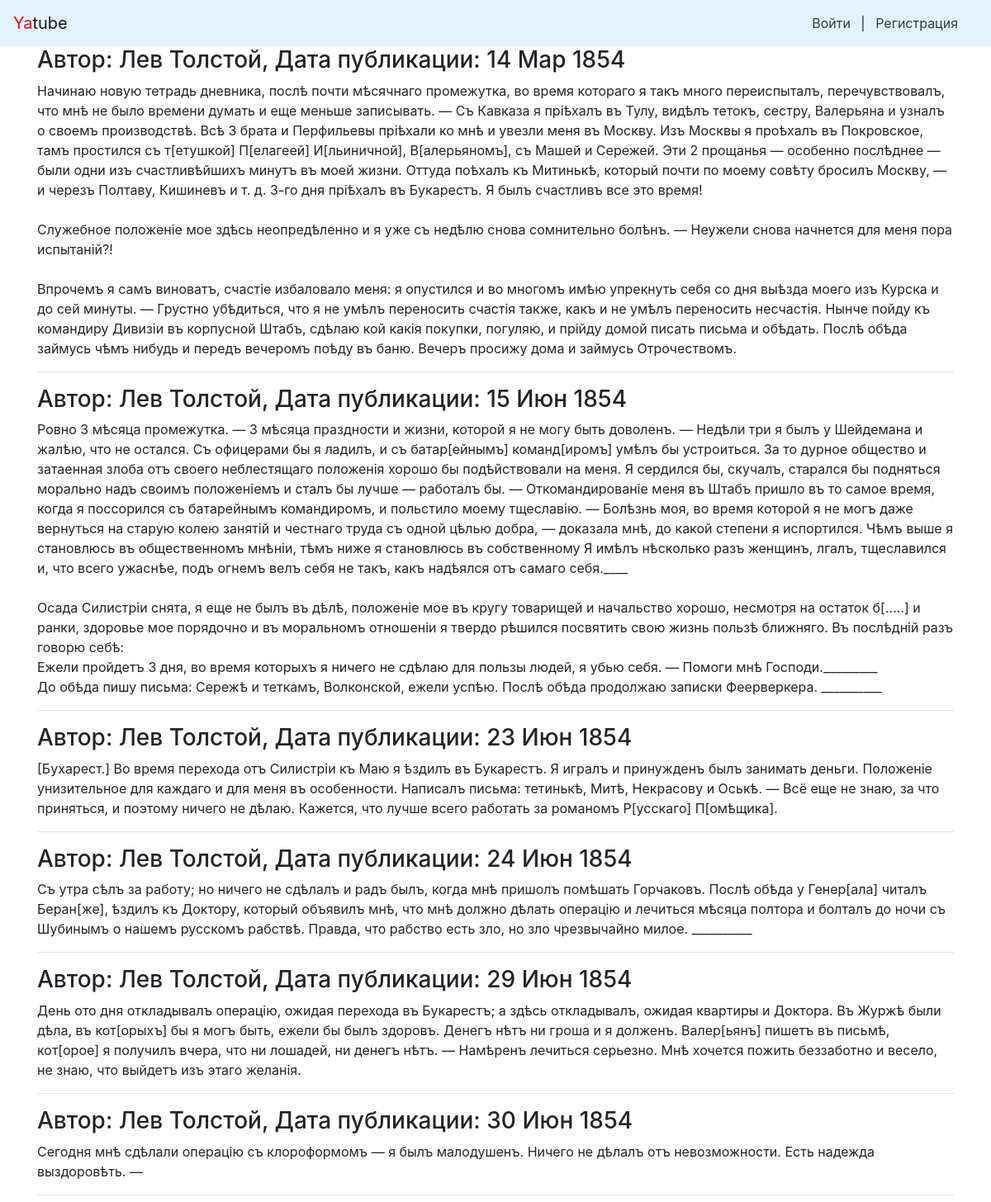
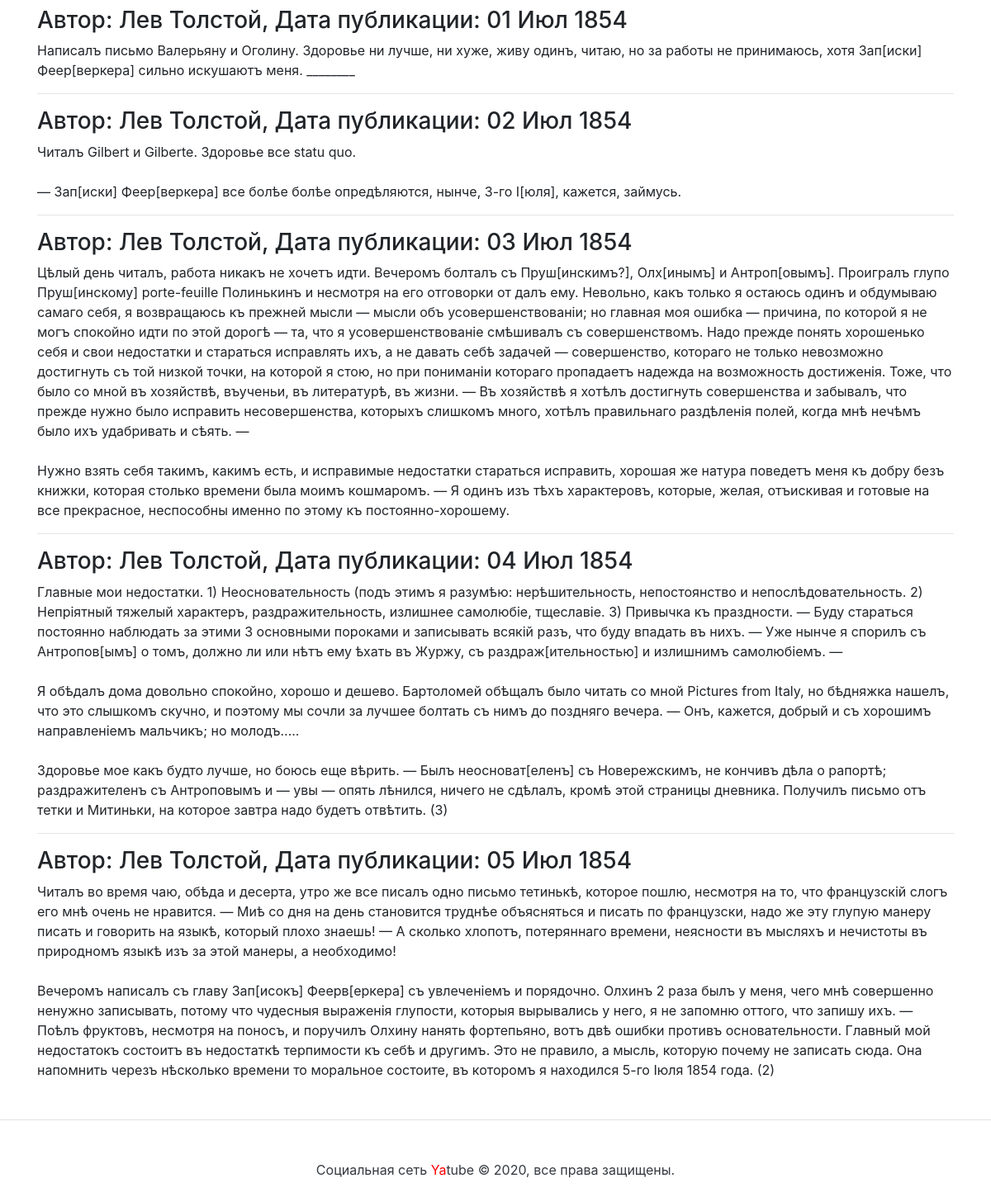
The page / on the database its author committed (2 pictures, top to bottom).
### posts/models.py (models this page shows, shortened)
class Post(models.Model):
    text = models.TextField()
    pub_date = models.DateTimeField("date published", auto_now_add=True)
    author = models.ForeignKey(User, on_delete=models.CASCADE, related_name="posts")
    group = models.ForeignKey(Group, on_delete=models.SET_NULL, related_name="posts",
                              blank=True, null=True)

### posts/views.py (the view)
# urls.py: path("", views.index, name="index"),
def index(request):
    latest = Post.objects.all()[:11]
    context = {"posts": latest}
    response = render(request, "index.html", context)
    return response

### templates/index.html (shortened to what this page needs)
{% extends "base.html" %}
{% block content %}
{% for post in posts %}
<h3>
    Автор: {{ post.author.get_full_name }}, Дата публикации: {{ post.pub_date|date:"d M Y" }}
</h3>
<p>{{ post.text|linebreaksbr }}</p>
{% if not forloop.last %}<hr>{% endif %}
{% endfor %}
{% endblock %}

### templates/base.html (shortened to what this page needs)
<!doctype html>
<html>
<head>
    {% load static %}
    <link rel="stylesheet" href="{% static 'bootstrap/dist/css/bootstrap.min.css' %}">
</head>
<body>
{% include 'nav.html' %}
<main>
    <div class="container">
        {% block content %}{% endblock content %}
    </div>
</main>
{% include 'footer.html' %}
</body>
</html>

### templates/nav.html
<nav class="navbar navbar-light" style="background-color: #e3f2fd;">
    <a class="navbar-brand" href="/"><span style="color:red">Ya</span>tube</a>
    <nav class="my-2 my-md-0 mr-md-3">
        {% if user.is_authenticated %}
        Пользователь: {{ user.username }}.
        <a class="p-2 text-dark" href="{% url 'password_change' %}">Изменить пароль</a>
        <a class="p-2 text-dark" href="{% url 'logout' %}">Выйти</a>
        {% else %}
        <a class="p-2 text-dark" href="{% url 'login' %}">Войти</a> |
        <a class="p-2 text-dark" href="{% url 'signup' %}">Регистрация</a>
        {% endif %}
    </nav>
</nav>

### templates/footer.html
<footer class="pt-4 my-md-5 pt-md-5 border-top">
    <p class="m-0 text-dark text-center ">Социальная сеть <span style="color:red">Ya</span>tube © 2020, все права защищены.</p>
</footer>

### rows shown on the page
Post: author.get_full_name "Лев Толстой", pub_date "14 Мар 1854", text "Начинаю новую тетрадь дневника, послѣ почти мѣсячнаго промежутка, во время котораго я такъ много переиспыталъ, перечувствовалъ, что мнѣ не было времени думать и еще меньше записывать. — Съ Кавказа я пріѣхалъ въ Тулу, видѣлъ тетокъ, сестру, Валерьяна и узналъ о своемъ производствѣ. Всѣ 3 брата и Перфильевы пріѣхали ко мнѣ и увезли меня въ Москву. Изъ Москвы я проѣхалъ въ Покровское, тамъ простился съ т[етушкой] П[елагеей] И[льиничной], В[алерьяномъ], съ Машей и Сережей. Эти 2 прощанья — особенно послѣднее — были одни изъ счастливѣйшихъ минутъ въ моей жизни. Оттуда поѣхалъ къ Митинькѣ, который почти по моему совѣту бросилъ Москву, — и черезъ Полтаву, Кишиневъ и т. д. 3-го дня пріѣхалъ въ…"
Post: author.get_full_name "Лев Толстой", pub_date "15 Июн 1854", text "Ровно 3 мѣсяца промежутка. — 3 мѣсяца праздности и жизни, которой я не могу быть доволенъ. — Недѣли три я былъ у Шейдемана и жалѣю, что не остался. Съ офицерами бы я ладилъ, и съ батар[ейнымъ] команд[иромъ] умѣлъ бы устроиться. За то дурное общество и затаенная злоба отъ своего неблестящаго положенія хорошо бы подѣйствовали на меня. Я сердился бы, скучалъ, старался бы подняться морально надъ своимъ положеніемъ и сталъ бы лучше — работалъ бы. — Откомандированіе меня въ Штабъ пришло въ то самое время, когда я поссорился съ батарейнымъ командиромъ, и польстило моему тщеславію. — Болѣзнь моя, во время которой я не могъ даже вернуться на старую колею занятій и честнаго труда съ одной цѣлью…"
Post: author.get_full_name "Лев Толстой", pub_date "23 Июн 1854", text "[Бухарест.] Во время перехода отъ Силистріи къ Маю я ѣздилъ въ Букарестъ. Я игралъ и принужденъ былъ занимать деньги. Положеніе унизительное для каждаго и для меня въ особенности. Написалъ письма: тетинькѣ, Митѣ, Некрасову и Оськѣ. — Всё еще не знаю, за что приняться, и поэтому ничего не дѣлаю. Кажется, что лучше всего работать за романомъ Р[усскаго] П[омѣщика]."
Post: author.get_full_name "Лев Толстой", pub_date "24 Июн 1854", text "Съ утра сѣлъ за работу; но ничего не сдѣлалъ и радъ былъ, когда мнѣ пришолъ помѣшать Горчаковъ. Послѣ обѣда у Генер[ала] читалъ Беран[же], ѣздилъ къ Доктору, который объявилъ мнѣ, что мнѣ должно дѣлать операцію и лечиться мѣсяца полтора и болталъ до ночи съ Шубинымъ о нашемъ русскомъ рабствѣ. Правда, что рабство есть зло, но зло чрезвычайно милое. __________"
Post: author.get_full_name "Лев Толстой", pub_date "29 Июн 1854", text "День ото дня откладывалъ операцію, ожидая перехода въ Букарестъ; a здѣсь откладывалъ, ожидая квартиры и Доктора. Въ Журжѣ были дѣла, въ кот[орыхъ] бы я могъ быть, ежели бы былъ здоровъ. Денегъ нѣтъ ни гроша и я долженъ. Валер[ьянъ] пишетъ въ письмѣ, кот[орое] я получилъ вчера, что ни лошадей, ни денегъ нѣтъ. — Намѣренъ лечиться серьезно. Мнѣ хочется пожить беззаботно и весело, не знаю, что выйдетъ изъ этаго желанія."
Post: author.get_full_name "Лев Толстой", pub_date "30 Июн 1854", text "Сегодня мнѣ сдѣлали операцію съ клороформомъ — я былъ малодушенъ. Ничего не дѣлалъ отъ невозможности. Есть надежда выздоровѣть. —"
Post: author.get_full_name "Лев Толстой", pub_date "01 Июл 1854", text "Написалъ письмо Валерьяну и Оголину. Здоровье ни лучше, ни хуже, живу одинъ, читаю, но за работы не принимаюсь, хотя Зап[иски] Феер[веркера] сильно искушаютъ меня. ________"
Post: author.get_full_name "Лев Толстой", pub_date "02 Июл 1854", text "Читалъ Gilbert и Gilberte. Здоровье все statu quo. — Зап[иски] Феер[веркера] все болѣе болѣе опредѣляются, нынче, 3-го І[юля], кажется, займусь."
Post: author.get_full_name "Лев Толстой", pub_date "03 Июл 1854", text "Цѣлый день читалъ, работа никакъ не хочетъ идти. Вечеромъ болталъ съ Пруш[инскимъ?], Олх[инымъ] и Антроп[овымъ]. Проигралъ глупо Пруш[инскому] porte-feuille Полинькинъ и несмотря на его отговорки от далъ ему. Невольно, какъ только я остаюсь одинъ и обдумываю самаго себя, я возвращаюсь къ прежней мысли — мысли объ усовершенствованіи; но главная моя ошибка — причина, по которой я не могъ спокойно идти по этой дорогѣ — та, что я усовершенствованіе смѣшивалъ съ совершенствомъ. Надо прежде понять хорошенько себя и свои недостатки и стараться исправлять ихъ, а не давать себѣ задачей — совершенство, котораго не только невозможно достигнуть съ той низкой точки, на которой я стою, но при пониманіи…"
Post: author.get_full_name "Лев Толстой", pub_date "04 Июл 1854", text "Главные мои недостатки. 1) Неосновательность (подъ этимъ я разумѣю: нерѣшительность, непостоянство и непослѣдовательность. 2) Непріятный тяжелый характеръ, раздражительность, излишнее самолюбіе, тщеславіе. 3) Привычка къ праздности. — Буду стараться постоянно наблюдать за этими 3 основными пороками и записывать всякій разъ, что буду впадать въ нихъ. — Уже нынче я спорилъ съ Антропов[ымъ] о томъ, должно ли или нѣтъ ему ѣхать въ Журжу, съ раздраж[ительностью] и излишнимъ самолюбіемъ. — Я обѣдалъ дома довольно спокойно, хорошо и дешево. Бартоломей обѣщалъ было читать со мной Pictures from Italy, но бѣдняжка нашелъ, что это слышкомъ скучно, и поэтому мы сочли за лучшее болтать съ нимъ до…"
Post: author.get_full_name "Лев Толстой", pub_date "05 Июл 1854", text "Читалъ во время чаю, обѣда и десерта, утро же все писалъ одно письмо тетинькѣ, которое пошлю, несмотря на то, что французскій слогъ его мнѣ очень не нравится. — Миѣ со дня на день становится труднѣе объясняться и писать по французски, надо же эту глупую манеру писать и говорить на языкѣ, который плохо знаешь! — А сколько хлопотъ, потеряннаго времени, неясности въ мысляхъ и нечистоты въ природномъ языкѣ изъ за этой манеры, а необходимо! Вечеромъ написалъ съ главу Зап[исокъ] Феерв[еркера] съ увлеченіемъ и порядочно. Олхинъ 2 раза былъ у меня, чего мнѣ совершенно ненужно записывать, потому что чудесныя выраженія глупости, которыя вырывались у него, я не запомню оттого, что запишу ихъ. — Поѣлъ…"
